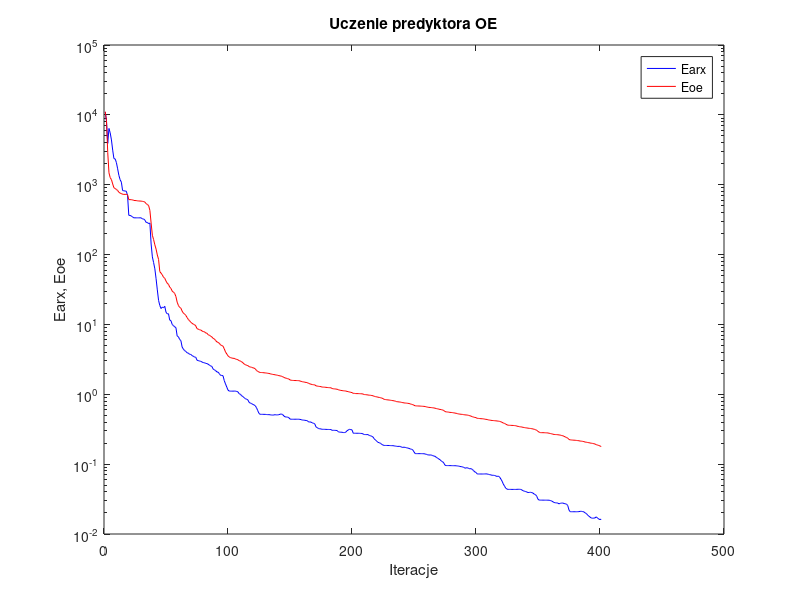
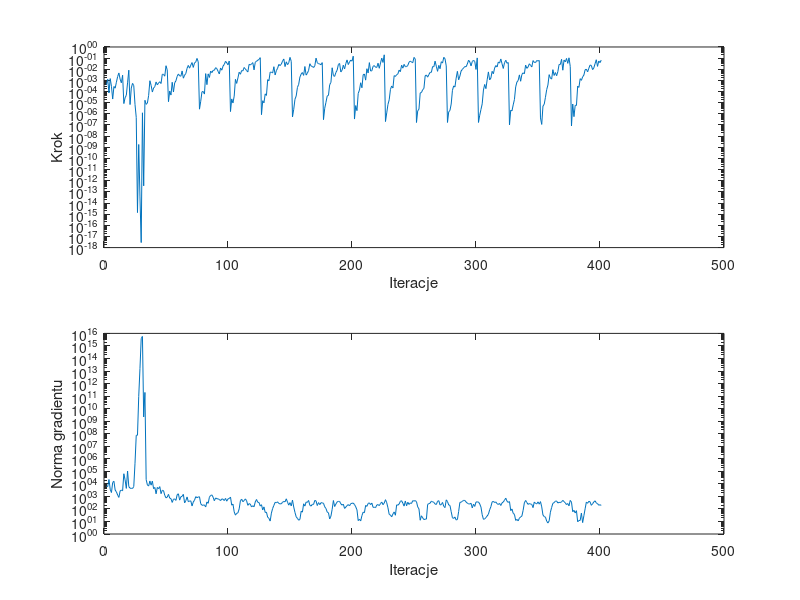

Here is the MATLAB script that generated these plots, in order:
n=0; farx(n+1)=1.100807e+004; foe(n+1)=1.111030e+004; wspucz(n+1)=0.000000e+000; ng(n+1)=0.000000e+000;
%odnowa zmiennej metryki
n=1; farx(n+1)=8.167483e+003; foe(n+1)=8.269584e+003; krok(n+1)=4.168272e-004; ng(n+1)=6.299012e+003;
n=2; farx(n+1)=3.904324e+003; foe(n+1)=2.904395e+003; krok(n+1)=1.265711e-003; ng(n+1)=6.040177e+003;
n=3; farx(n+1)=6.393653e+003; foe(n+1)=1.481345e+003; krok(n+1)=7.418244e-005; ng(n+1)=2.218772e+004;
n=4; farx(n+1)=5.506897e+003; foe(n+1)=1.260910e+003; krok(n+1)=1.457389e-003; ng(n+1)=3.658121e+003;
n=5; farx(n+1)=4.372926e+003; foe(n+1)=1.183549e+003; krok(n+1)=2.989447e-004; ng(n+1)=2.028559e+003;
n=6; farx(n+1)=3.129408e+003; foe(n+1)=1.026078e+003; krok(n+1)=2.132008e-005; ng(n+1)=1.289013e+004;
n=7; farx(n+1)=2.363557e+003; foe(n+1)=9.036400e+002; krok(n+1)=2.858260e-004; ng(n+1)=1.607154e+004;
n=8; farx(n+1)=2.342362e+003; foe(n+1)=8.834957e+002; krok(n+1)=2.002680e-004; ng(n+1)=3.205994e+003;
n=9; farx(n+1)=2.074171e+003; foe(n+1)=8.545420e+002; krok(n+1)=6.935224e-004; ng(n+1)=2.284185e+003;
n=10; farx(n+1)=1.689097e+003; foe(n+1)=8.266382e+002; krok(n+1)=2.219015e-003; ng(n+1)=1.292599e+003;
n=11; farx(n+1)=1.361116e+003; foe(n+1)=7.800551e+002; krok(n+1)=4.674043e-003; ng(n+1)=8.280698e+002;
n=12; farx(n+1)=1.179818e+003; foe(n+1)=7.573484e+002; krok(n+1)=1.296700e-003; ng(n+1)=2.715000e+003;
n=13; farx(n+1)=1.088310e+003; foe(n+1)=7.487098e+002; krok(n+1)=6.111403e-004; ng(n+1)=3.199363e+003;
n=14; farx(n+1)=8.248865e+002; foe(n+1)=7.285063e+002; krok(n+1)=2.945252e-003; ng(n+1)=2.786947e+003;
n=15; farx(n+1)=8.183568e+002; foe(n+1)=7.279544e+002; krok(n+1)=8.379583e-006; ng(n+1)=6.403367e+004;
n=16; farx(n+1)=8.126597e+002; foe(n+1)=7.273944e+002; krok(n+1)=2.769106e-005; ng(n+1)=2.094819e+004;
n=17; farx(n+1)=8.076250e+002; foe(n+1)=7.269733e+002; krok(n+1)=4.661880e-005; ng(n+1)=4.337146e+003;
n=18; farx(n+1)=6.971274e+002; foe(n+1)=7.193945e+002; krok(n+1)=6.052069e-004; ng(n+1)=1.054894e+005;
n=19; farx(n+1)=3.641836e+002; foe(n+1)=6.123450e+002; krok(n+1)=8.290435e-003; ng(n+1)=6.051450e+003;
n=20; farx(n+1)=3.638603e+002; foe(n+1)=6.116267e+002; krok(n+1)=6.815271e-006; ng(n+1)=4.497217e+003;
n=21; farx(n+1)=3.571698e+002; foe(n+1)=6.105695e+002; krok(n+1)=2.064885e-004; ng(n+1)=4.366966e+003;
n=22; farx(n+1)=3.463086e+002; foe(n+1)=6.067281e+002; krok(n+1)=5.440190e-004; ng(n+1)=4.307326e+003;
n=23; farx(n+1)=3.359485e+002; foe(n+1)=5.963118e+002; krok(n+1)=3.417102e-004; ng(n+1)=6.011000e+003;
n=24; farx(n+1)=3.356722e+002; foe(n+1)=5.933554e+002; krok(n+1)=7.081856e-006; ng(n+1)=4.410046e+005;
n=25; farx(n+1)=3.356675e+002; foe(n+1)=5.933528e+002; krok(n+1)=4.733603e-007; ng(n+1)=7.513794e+007;
%odnowa zmiennej metryki
n=26; farx(n+1)=3.356675e+002; foe(n+1)=5.876315e+002; krok(n+1)=1.387699e-015; ng(n+1)=7.526425e+007;
n=27; farx(n+1)=3.356556e+002; foe(n+1)=5.853730e+002; krok(n+1)=1.783806e-009; ng(n+1)=9.325944e+010;
n=28; farx(n+1)=3.356556e+002; foe(n+1)=5.832790e+002; krok(n+1)=3.511464e-014; ng(n+1)=1.573213e+013;
n=29; farx(n+1)=3.356556e+002; foe(n+1)=5.831343e+002; krok(n+1)=2.819896e-018; ng(n+1)=3.900227e+015;
n=30; farx(n+1)=3.234847e+002; foe(n+1)=5.776102e+002; krok(n+1)=1.243835e-006; ng(n+1)=5.726587e+015;
n=31; farx(n+1)=3.234852e+002; foe(n+1)=5.740629e+002; krok(n+1)=3.481131e-013; ng(n+1)=2.179470e+009;
n=32; farx(n+1)=3.104181e+002; foe(n+1)=5.620214e+002; krok(n+1)=1.653390e-005; ng(n+1)=1.954594e+011;
n=33; farx(n+1)=2.883769e+002; foe(n+1)=5.362193e+002; krok(n+1)=7.086051e-006; ng(n+1)=2.176055e+004;
n=34; farx(n+1)=2.885088e+002; foe(n+1)=5.207435e+002; krok(n+1)=9.434846e-006; ng(n+1)=8.160464e+003;
n=35; farx(n+1)=2.764411e+002; foe(n+1)=5.019475e+002; krok(n+1)=4.506169e-005; ng(n+1)=6.678161e+003;
n=36; farx(n+1)=2.831963e+002; foe(n+1)=4.292594e+002; krok(n+1)=9.396257e-004; ng(n+1)=1.696540e+004;
n=37; farx(n+1)=1.415090e+002; foe(n+1)=2.821629e+002; krok(n+1)=3.569431e-004; ng(n+1)=7.874764e+003;
n=38; farx(n+1)=9.265009e+001; foe(n+1)=1.891190e+002; krok(n+1)=9.065052e-005; ng(n+1)=1.661845e+004;
n=39; farx(n+1)=7.677199e+001; foe(n+1)=1.638888e+002; krok(n+1)=2.093774e-004; ng(n+1)=4.091104e+003;
n=40; farx(n+1)=6.253920e+001; foe(n+1)=1.380337e+002; krok(n+1)=2.818478e-004; ng(n+1)=5.189213e+003;
n=41; farx(n+1)=4.506099e+001; foe(n+1)=1.196553e+002; krok(n+1)=7.286945e-004; ng(n+1)=1.609542e+003;
n=42; farx(n+1)=3.119002e+001; foe(n+1)=9.860586e+001; krok(n+1)=3.994322e-004; ng(n+1)=5.212272e+003;
n=43; farx(n+1)=2.212048e+001; foe(n+1)=8.538490e+001; krok(n+1)=5.945797e-004; ng(n+1)=4.006631e+003;
n=44; farx(n+1)=1.867981e+001; foe(n+1)=5.705553e+001; krok(n+1)=7.648589e-004; ng(n+1)=6.026122e+003;
n=45; farx(n+1)=1.688124e+001; foe(n+1)=5.419968e+001; krok(n+1)=5.259880e-004; ng(n+1)=1.646574e+003;
n=46; farx(n+1)=1.774239e+001; foe(n+1)=5.134971e+001; krok(n+1)=3.544455e-003; ng(n+1)=3.061378e+003;
n=47; farx(n+1)=1.727599e+001; foe(n+1)=4.722647e+001; krok(n+1)=3.544455e-003; ng(n+1)=2.883967e+003;
n=48; farx(n+1)=1.818452e+001; foe(n+1)=4.575764e+001; krok(n+1)=2.403432e-003; ng(n+1)=1.211439e+003;
n=49; farx(n+1)=1.495051e+001; foe(n+1)=4.178664e+001; krok(n+1)=2.083339e-002; ng(n+1)=7.594768e+002;
n=50; farx(n+1)=1.416984e+001; foe(n+1)=3.881901e+001; krok(n+1)=8.624636e-003; ng(n+1)=8.755522e+002;
%odnowa zmiennej metryki
n=51; farx(n+1)=1.422437e+001; foe(n+1)=3.749650e+001; krok(n+1)=1.234279e-005; ng(n+1)=1.451497e+003;
n=52; farx(n+1)=1.154520e+001; foe(n+1)=3.422157e+001; krok(n+1)=1.133097e-004; ng(n+1)=7.233965e+002;
n=53; farx(n+1)=1.132474e+001; foe(n+1)=3.277700e+001; krok(n+1)=4.837788e-005; ng(n+1)=6.656082e+002;
n=54; farx(n+1)=9.981886e+000; foe(n+1)=2.994353e+001; krok(n+1)=6.822427e-004; ng(n+1)=3.305786e+002;
n=55; farx(n+1)=9.621763e+000; foe(n+1)=2.899372e+001; krok(n+1)=9.108340e-005; ng(n+1)=5.916489e+002;
n=56; farx(n+1)=9.235098e+000; foe(n+1)=2.777154e+001; krok(n+1)=6.106204e-004; ng(n+1)=6.307437e+002;
n=57; farx(n+1)=8.996076e+000; foe(n+1)=2.504438e+001; krok(n+1)=9.232346e-004; ng(n+1)=4.776145e+002;
n=58; farx(n+1)=6.838416e+000; foe(n+1)=2.082358e+001; krok(n+1)=2.310226e-003; ng(n+1)=1.364866e+003;
n=59; farx(n+1)=6.672305e+000; foe(n+1)=1.870152e+001; krok(n+1)=3.813159e-003; ng(n+1)=1.607521e+003;
n=60; farx(n+1)=6.095490e+000; foe(n+1)=1.751459e+001; krok(n+1)=2.564143e-003; ng(n+1)=5.038938e+002;
n=61; farx(n+1)=5.864686e+000; foe(n+1)=1.707641e+001; krok(n+1)=2.391214e-003; ng(n+1)=9.362153e+002;
n=62; farx(n+1)=4.756241e+000; foe(n+1)=1.552080e+001; krok(n+1)=7.088910e-003; ng(n+1)=1.015397e+003;
n=63; farx(n+1)=4.428194e+000; foe(n+1)=1.451533e+001; krok(n+1)=1.588254e-003; ng(n+1)=1.456201e+003;
n=64; farx(n+1)=4.227942e+000; foe(n+1)=1.403548e+001; krok(n+1)=2.924832e-003; ng(n+1)=3.033907e+002;
n=65; farx(n+1)=4.098308e+000; foe(n+1)=1.346043e+001; krok(n+1)=4.221744e-003; ng(n+1)=4.618155e+002;
n=66; farx(n+1)=3.931863e+000; foe(n+1)=1.255269e+001; krok(n+1)=1.226153e-002; ng(n+1)=9.034818e+002;
n=67; farx(n+1)=3.886386e+000; foe(n+1)=1.178467e+001; krok(n+1)=2.219272e-002; ng(n+1)=3.774209e+002;
n=68; farx(n+1)=3.734662e+000; foe(n+1)=1.129451e+001; krok(n+1)=1.256280e-002; ng(n+1)=4.280628e+002;
n=69; farx(n+1)=3.719785e+000; foe(n+1)=1.073798e+001; krok(n+1)=2.351648e-002; ng(n+1)=4.371149e+002;
n=70; farx(n+1)=3.580765e+000; foe(n+1)=1.037916e+001; krok(n+1)=4.002904e-002; ng(n+1)=1.721749e+002;
n=71; farx(n+1)=3.507819e+000; foe(n+1)=1.009983e+001; krok(n+1)=1.470844e-002; ng(n+1)=3.563872e+002;
n=72; farx(n+1)=3.406747e+000; foe(n+1)=9.923270e+000; krok(n+1)=3.751412e-002; ng(n+1)=4.976474e+002;
n=73; farx(n+1)=3.393898e+000; foe(n+1)=9.537766e+000; krok(n+1)=4.544795e-002; ng(n+1)=9.523715e+002;
n=74; farx(n+1)=3.069251e+000; foe(n+1)=8.698541e+000; krok(n+1)=9.424313e-002; ng(n+1)=7.878432e+002;
n=75; farx(n+1)=3.042261e+000; foe(n+1)=8.572241e+000; krok(n+1)=4.715694e-002; ng(n+1)=8.920266e+002;
%odnowa zmiennej metryki
n=76; farx(n+1)=2.990484e+000; foe(n+1)=8.385723e+000; krok(n+1)=2.630944e-006; ng(n+1)=9.336499e+002;
n=77; farx(n+1)=2.968533e+000; foe(n+1)=8.329939e+000; krok(n+1)=1.346311e-005; ng(n+1)=2.606912e+002;
n=78; farx(n+1)=2.899185e+000; foe(n+1)=8.078661e+000; krok(n+1)=9.531131e-005; ng(n+1)=1.972700e+002;
n=79; farx(n+1)=2.845515e+000; foe(n+1)=7.899052e+000; krok(n+1)=1.015140e-004; ng(n+1)=1.970245e+002;
n=80; farx(n+1)=2.829260e+000; foe(n+1)=7.865397e+000; krok(n+1)=5.962617e-005; ng(n+1)=2.095304e+002;
n=81; farx(n+1)=2.769367e+000; foe(n+1)=7.536461e+000; krok(n+1)=4.083230e-003; ng(n+1)=1.427278e+002;
n=82; farx(n+1)=2.751036e+000; foe(n+1)=7.489019e+000; krok(n+1)=4.168272e-004; ng(n+1)=3.632110e+002;
n=83; farx(n+1)=2.695476e+000; foe(n+1)=7.120023e+000; krok(n+1)=3.868579e-003; ng(n+1)=2.786335e+002;
n=84; farx(n+1)=2.618072e+000; foe(n+1)=7.003769e+000; krok(n+1)=1.835515e-003; ng(n+1)=8.608855e+002;
n=85; farx(n+1)=2.541566e+000; foe(n+1)=6.780308e+000; krok(n+1)=6.838273e-003; ng(n+1)=1.192845e+003;
n=86; farx(n+1)=2.507936e+000; foe(n+1)=6.616704e+000; krok(n+1)=5.003630e-003; ng(n+1)=1.314995e+003;
n=87; farx(n+1)=2.301494e+000; foe(n+1)=6.307864e+000; krok(n+1)=7.981858e-003; ng(n+1)=8.529691e+002;
n=88; farx(n+1)=2.243643e+000; foe(n+1)=6.205254e+000; krok(n+1)=8.166461e-003; ng(n+1)=4.492393e+002;
n=89; farx(n+1)=2.181945e+000; foe(n+1)=5.888467e+000; krok(n+1)=1.390067e-002; ng(n+1)=7.520506e+002;
n=90; farx(n+1)=2.092987e+000; foe(n+1)=5.632912e+000; krok(n+1)=1.142218e-002; ng(n+1)=6.492238e+002;
n=91; farx(n+1)=2.072278e+000; foe(n+1)=5.533754e+000; krok(n+1)=6.480489e-003; ng(n+1)=6.361267e+002;
n=92; farx(n+1)=1.977119e+000; foe(n+1)=5.371992e+000; krok(n+1)=3.778589e-003; ng(n+1)=5.704585e+002;
n=93; farx(n+1)=1.864343e+000; foe(n+1)=5.084965e+000; krok(n+1)=1.308616e-002; ng(n+1)=4.609135e+002;
n=94; farx(n+1)=1.866611e+000; foe(n+1)=4.980978e+000; krok(n+1)=8.300976e-003; ng(n+1)=6.309279e+002;
n=95; farx(n+1)=1.838567e+000; foe(n+1)=4.880307e+000; krok(n+1)=1.931884e-002; ng(n+1)=5.922966e+002;
n=96; farx(n+1)=1.564759e+000; foe(n+1)=4.465609e+000; krok(n+1)=2.720095e-002; ng(n+1)=4.637323e+002;
n=97; farx(n+1)=1.406475e+000; foe(n+1)=4.036674e+000; krok(n+1)=5.235740e-002; ng(n+1)=6.897344e+002;
n=98; farx(n+1)=1.268669e+000; foe(n+1)=3.779930e+000; krok(n+1)=3.719679e-002; ng(n+1)=4.145525e+002;
n=99; farx(n+1)=1.148696e+000; foe(n+1)=3.551919e+000; krok(n+1)=2.513448e-002; ng(n+1)=6.380350e+002;
n=100; farx(n+1)=1.111799e+000; foe(n+1)=3.430278e+000; krok(n+1)=5.529705e-002; ng(n+1)=6.721517e+002;
%odnowa zmiennej metryki
n=101; farx(n+1)=1.109085e+000; foe(n+1)=3.348520e+000; krok(n+1)=1.604148e-006; ng(n+1)=8.856046e+002;
n=102; farx(n+1)=1.109488e+000; foe(n+1)=3.305743e+000; krok(n+1)=2.190777e-005; ng(n+1)=1.988617e+002;
n=103; farx(n+1)=1.109729e+000; foe(n+1)=3.274079e+000; krok(n+1)=9.434846e-006; ng(n+1)=2.425879e+002;
n=104; farx(n+1)=1.110967e+000; foe(n+1)=3.268787e+000; krok(n+1)=3.953838e-005; ng(n+1)=5.839623e+001;
n=105; farx(n+1)=1.111839e+000; foe(n+1)=3.205154e+000; krok(n+1)=1.255562e-003; ng(n+1)=3.190522e+001;
n=106; farx(n+1)=1.096392e+000; foe(n+1)=3.149854e+000; krok(n+1)=5.391128e-004; ng(n+1)=4.488279e+001;
n=107; farx(n+1)=1.084350e+000; foe(n+1)=3.125751e+000; krok(n+1)=1.683682e-003; ng(n+1)=4.890631e+001;
n=108; farx(n+1)=1.019272e+000; foe(n+1)=3.024678e+000; krok(n+1)=5.433546e-003; ng(n+1)=1.010858e+002;
n=109; farx(n+1)=1.001330e+000; foe(n+1)=3.000430e+000; krok(n+1)=3.586133e-003; ng(n+1)=4.458956e+002;
n=110; farx(n+1)=9.519425e-001; foe(n+1)=2.917079e+000; krok(n+1)=7.671715e-003; ng(n+1)=6.012798e+002;
n=111; farx(n+1)=9.274475e-001; foe(n+1)=2.831879e+000; krok(n+1)=7.105102e-003; ng(n+1)=3.759561e+002;
n=112; farx(n+1)=8.957959e-001; foe(n+1)=2.717161e+000; krok(n+1)=1.448480e-002; ng(n+1)=4.621026e+002;
n=113; farx(n+1)=8.665499e-001; foe(n+1)=2.659620e+000; krok(n+1)=1.069268e-002; ng(n+1)=6.335593e+002;
n=114; farx(n+1)=8.476789e-001; foe(n+1)=2.596630e+000; krok(n+1)=7.741423e-003; ng(n+1)=4.465739e+002;
n=115; farx(n+1)=8.337634e-001; foe(n+1)=2.573304e+000; krok(n+1)=5.711090e-003; ng(n+1)=1.938792e+002;
n=116; farx(n+1)=7.660334e-001; foe(n+1)=2.492281e+000; krok(n+1)=2.753897e-002; ng(n+1)=2.674735e+002;
n=117; farx(n+1)=7.480938e-001; foe(n+1)=2.455828e+000; krok(n+1)=2.439969e-002; ng(n+1)=2.397097e+002;
n=118; farx(n+1)=7.382923e-001; foe(n+1)=2.438741e+000; krok(n+1)=3.034235e-002; ng(n+1)=1.433895e+002;
n=119; farx(n+1)=7.136914e-001; foe(n+1)=2.393145e+000; krok(n+1)=3.968448e-002; ng(n+1)=1.792511e+002;
n=120; farx(n+1)=7.066119e-001; foe(n+1)=2.374250e+000; krok(n+1)=8.865514e-003; ng(n+1)=1.493102e+002;
n=121; farx(n+1)=6.835339e-001; foe(n+1)=2.311105e+000; krok(n+1)=4.321748e-002; ng(n+1)=3.647159e+002;
n=122; farx(n+1)=6.422221e-001; foe(n+1)=2.192665e+000; krok(n+1)=5.160128e-002; ng(n+1)=5.656553e+002;
n=123; farx(n+1)=5.826415e-001; foe(n+1)=2.123530e+000; krok(n+1)=6.539800e-002; ng(n+1)=3.356802e+002;
n=124; farx(n+1)=5.320101e-001; foe(n+1)=2.081221e+000; krok(n+1)=7.581460e-002; ng(n+1)=3.303925e+002;
n=125; farx(n+1)=5.162752e-001; foe(n+1)=2.052356e+000; krok(n+1)=1.101515e-001; ng(n+1)=1.691108e+002;
%odnowa zmiennej metryki
n=126; farx(n+1)=5.166292e-001; foe(n+1)=2.049186e+000; krok(n+1)=8.427981e-007; ng(n+1)=2.171883e+002;
n=127; farx(n+1)=5.164753e-001; foe(n+1)=2.043173e+000; krok(n+1)=1.511997e-005; ng(n+1)=8.246206e+001;
n=128; farx(n+1)=5.161563e-001; foe(n+1)=2.031587e+000; krok(n+1)=9.716744e-006; ng(n+1)=1.456796e+002;
n=129; farx(n+1)=5.156674e-001; foe(n+1)=2.023598e+000; krok(n+1)=6.197037e-005; ng(n+1)=5.191084e+001;
n=130; farx(n+1)=5.132749e-001; foe(n+1)=2.016981e+000; krok(n+1)=4.506169e-005; ng(n+1)=5.546862e+001;
n=131; farx(n+1)=5.113126e-001; foe(n+1)=1.996432e+000; krok(n+1)=1.178557e-003; ng(n+1)=2.165496e+001;
n=132; farx(n+1)=5.113257e-001; foe(n+1)=1.989479e+000; krok(n+1)=9.232346e-004; ng(n+1)=1.789769e+001;
n=133; farx(n+1)=5.088598e-001; foe(n+1)=1.968440e+000; krok(n+1)=5.548179e-003; ng(n+1)=1.069576e+001;
n=134; farx(n+1)=5.055948e-001; foe(n+1)=1.945135e+000; krok(n+1)=5.402185e-003; ng(n+1)=4.653122e+001;
n=135; farx(n+1)=5.036117e-001; foe(n+1)=1.926708e+000; krok(n+1)=4.624836e-003; ng(n+1)=1.095563e+002;
n=136; farx(n+1)=5.059728e-001; foe(n+1)=1.915545e+000; krok(n+1)=1.696688e-002; ng(n+1)=1.920589e+002;
n=137; farx(n+1)=5.110374e-001; foe(n+1)=1.901924e+000; krok(n+1)=3.096185e-003; ng(n+1)=3.360723e+002;
n=138; farx(n+1)=5.062046e-001; foe(n+1)=1.887291e+000; krok(n+1)=7.557177e-003; ng(n+1)=3.112039e+002;
n=139; farx(n+1)=5.075035e-001; foe(n+1)=1.870477e+000; krok(n+1)=1.238677e-002; ng(n+1)=3.686120e+002;
n=140; farx(n+1)=5.104358e-001; foe(n+1)=1.850552e+000; krok(n+1)=2.741623e-002; ng(n+1)=2.703755e+002;
n=141; farx(n+1)=5.176686e-001; foe(n+1)=1.834458e+000; krok(n+1)=2.128042e-002; ng(n+1)=2.523863e+002;
n=142; farx(n+1)=5.223774e-001; foe(n+1)=1.818537e+000; krok(n+1)=2.925850e-002; ng(n+1)=2.575083e+002;
n=143; farx(n+1)=5.138344e-001; foe(n+1)=1.792156e+000; krok(n+1)=5.359529e-002; ng(n+1)=3.459792e+002;
n=144; farx(n+1)=4.904276e-001; foe(n+1)=1.743461e+000; krok(n+1)=8.388517e-002; ng(n+1)=3.974523e+002;
n=145; farx(n+1)=4.758752e-001; foe(n+1)=1.717310e+000; krok(n+1)=1.750226e-002; ng(n+1)=3.685929e+002;
n=146; farx(n+1)=4.727525e-001; foe(n+1)=1.698037e+000; krok(n+1)=4.663645e-002; ng(n+1)=6.410482e+002;
n=147; farx(n+1)=4.713936e-001; foe(n+1)=1.675200e+000; krok(n+1)=2.592196e-002; ng(n+1)=3.430425e+002;
n=148; farx(n+1)=4.635315e-001; foe(n+1)=1.656542e+000; krok(n+1)=3.904156e-002; ng(n+1)=2.001443e+002;
n=149; farx(n+1)=4.429269e-001; foe(n+1)=1.606606e+000; krok(n+1)=1.171506e-001; ng(n+1)=3.178211e+002;
n=150; farx(n+1)=4.392533e-001; foe(n+1)=1.587832e+000; krok(n+1)=5.142836e-002; ng(n+1)=1.729965e+002;
%odnowa zmiennej metryki
n=151; farx(n+1)=4.393420e-001; foe(n+1)=1.579819e+000; krok(n+1)=5.291310e-007; ng(n+1)=5.080334e+002;
n=152; farx(n+1)=4.393041e-001; foe(n+1)=1.576781e+000; krok(n+1)=2.542898e-006; ng(n+1)=1.424915e+002;
n=153; farx(n+1)=4.396949e-001; foe(n+1)=1.574141e+000; krok(n+1)=2.036925e-005; ng(n+1)=5.290117e+001;
n=154; farx(n+1)=4.397696e-001; foe(n+1)=1.573170e+000; krok(n+1)=4.052186e-005; ng(n+1)=2.341742e+001;
n=155; farx(n+1)=4.394001e-001; foe(n+1)=1.570178e+000; krok(n+1)=2.370496e-004; ng(n+1)=1.767454e+001;
n=156; farx(n+1)=4.398087e-001; foe(n+1)=1.567312e+000; krok(n+1)=4.494798e-004; ng(n+1)=1.258044e+001;
n=157; farx(n+1)=4.372476e-001; foe(n+1)=1.550936e+000; krok(n+1)=2.005784e-003; ng(n+1)=1.471712e+001;
n=158; farx(n+1)=4.340435e-001; foe(n+1)=1.530771e+000; krok(n+1)=3.677109e-003; ng(n+1)=6.566024e+001;
n=159; farx(n+1)=4.275137e-001; foe(n+1)=1.511236e+000; krok(n+1)=5.095665e-003; ng(n+1)=5.529729e+001;
n=160; farx(n+1)=4.270725e-001; foe(n+1)=1.503295e+000; krok(n+1)=2.823736e-003; ng(n+1)=2.568362e+002;
n=161; farx(n+1)=4.238627e-001; foe(n+1)=1.486570e+000; krok(n+1)=1.767909e-002; ng(n+1)=1.688790e+002;
n=162; farx(n+1)=4.216625e-001; foe(n+1)=1.478691e+000; krok(n+1)=2.999882e-003; ng(n+1)=3.559847e+002;
n=163; farx(n+1)=4.187977e-001; foe(n+1)=1.467839e+000; krok(n+1)=4.437686e-003; ng(n+1)=3.355869e+002;
n=164; farx(n+1)=4.012343e-001; foe(n+1)=1.432400e+000; krok(n+1)=8.009570e-003; ng(n+1)=4.743711e+002;
n=165; farx(n+1)=4.027187e-001; foe(n+1)=1.410280e+000; krok(n+1)=3.143988e-002; ng(n+1)=1.946769e+002;
n=166; farx(n+1)=3.986776e-001; foe(n+1)=1.393320e+000; krok(n+1)=1.961876e-002; ng(n+1)=1.680860e+002;
n=167; farx(n+1)=3.905203e-001; foe(n+1)=1.377598e+000; krok(n+1)=1.789637e-002; ng(n+1)=2.325038e+002;
n=168; farx(n+1)=3.840684e-001; foe(n+1)=1.370315e+000; krok(n+1)=1.448480e-002; ng(n+1)=2.289484e+002;
n=169; farx(n+1)=3.759966e-001; foe(n+1)=1.363058e+000; krok(n+1)=2.038894e-002; ng(n+1)=4.816613e+002;
n=170; farx(n+1)=3.403951e-001; foe(n+1)=1.321257e+000; krok(n+1)=1.001107e-001; ng(n+1)=4.309692e+002;
n=171; farx(n+1)=3.337011e-001; foe(n+1)=1.311629e+000; krok(n+1)=3.899500e-002; ng(n+1)=1.867135e+002;
n=172; farx(n+1)=3.226815e-001; foe(n+1)=1.299743e+000; krok(n+1)=3.153338e-002; ng(n+1)=3.198117e+002;
n=173; farx(n+1)=3.207944e-001; foe(n+1)=1.293804e+000; krok(n+1)=3.001959e-002; ng(n+1)=2.200841e+002;
n=174; farx(n+1)=3.189630e-001; foe(n+1)=1.286524e+000; krok(n+1)=2.541206e-002; ng(n+1)=3.157940e+002;
n=175; farx(n+1)=3.154694e-001; foe(n+1)=1.267866e+000; krok(n+1)=3.962827e-002; ng(n+1)=3.039703e+002;
%odnowa zmiennej metryki
n=176; farx(n+1)=3.153018e-001; foe(n+1)=1.266069e+000; krok(n+1)=3.017956e-007; ng(n+1)=2.832842e+002;
n=177; farx(n+1)=3.151462e-001; foe(n+1)=1.263040e+000; krok(n+1)=3.185077e-006; ng(n+1)=1.474900e+002;
n=178; farx(n+1)=3.146179e-001; foe(n+1)=1.256825e+000; krok(n+1)=1.085468e-005; ng(n+1)=1.084260e+002;
n=179; farx(n+1)=3.138249e-001; foe(n+1)=1.251008e+000; krok(n+1)=3.982214e-005; ng(n+1)=5.639557e+001;
n=180; farx(n+1)=3.137494e-001; foe(n+1)=1.246206e+000; krok(n+1)=4.506169e-005; ng(n+1)=4.990090e+001;
n=181; farx(n+1)=3.130851e-001; foe(n+1)=1.242345e+000; krok(n+1)=4.129769e-004; ng(n+1)=1.580644e+001;
n=182; farx(n+1)=3.127284e-001; foe(n+1)=1.238784e+000; krok(n+1)=6.586506e-004; ng(n+1)=2.649784e+001;
n=183; farx(n+1)=3.047421e-001; foe(n+1)=1.210629e+000; krok(n+1)=1.363820e-002; ng(n+1)=9.355123e+001;
n=184; farx(n+1)=3.050574e-001; foe(n+1)=1.198824e+000; krok(n+1)=2.707062e-003; ng(n+1)=4.698652e+002;
n=185; farx(n+1)=3.046227e-001; foe(n+1)=1.193725e+000; krok(n+1)=2.298967e-003; ng(n+1)=1.557640e+002;
n=186; farx(n+1)=3.039462e-001; foe(n+1)=1.188094e+000; krok(n+1)=5.137451e-003; ng(n+1)=2.446508e+002;
n=187; farx(n+1)=3.029013e-001; foe(n+1)=1.180113e+000; krok(n+1)=8.155298e-003; ng(n+1)=3.608200e+002;
n=188; farx(n+1)=2.906394e-001; foe(n+1)=1.164338e+000; krok(n+1)=2.667694e-002; ng(n+1)=4.005130e+002;
n=189; farx(n+1)=2.867735e-001; foe(n+1)=1.144157e+000; krok(n+1)=3.320390e-002; ng(n+1)=3.952344e+002;
n=190; farx(n+1)=2.869117e-001; foe(n+1)=1.137018e+000; krok(n+1)=5.694898e-003; ng(n+1)=2.553200e+002;
n=191; farx(n+1)=2.859260e-001; foe(n+1)=1.130308e+000; krok(n+1)=8.307419e-003; ng(n+1)=2.002808e+002;
n=192; farx(n+1)=2.832828e-001; foe(n+1)=1.123154e+000; krok(n+1)=2.337492e-002; ng(n+1)=2.399605e+002;
n=193; farx(n+1)=2.832987e-001; foe(n+1)=1.118933e+000; krok(n+1)=1.063635e-002; ng(n+1)=1.099429e+002;
n=194; farx(n+1)=2.871537e-001; foe(n+1)=1.112526e+000; krok(n+1)=3.229291e-002; ng(n+1)=1.404089e+002;
n=195; farx(n+1)=3.013341e-001; foe(n+1)=1.099210e+000; krok(n+1)=6.935426e-002; ng(n+1)=1.833379e+002;
n=196; farx(n+1)=3.077491e-001; foe(n+1)=1.091993e+000; krok(n+1)=2.643052e-002; ng(n+1)=2.210863e+002;
n=197; farx(n+1)=3.162105e-001; foe(n+1)=1.077688e+000; krok(n+1)=4.544795e-002; ng(n+1)=1.761922e+002;
n=198; farx(n+1)=3.119567e-001; foe(n+1)=1.065232e+000; krok(n+1)=6.679426e-002; ng(n+1)=2.643222e+002;
n=199; farx(n+1)=3.095969e-001; foe(n+1)=1.058484e+000; krok(n+1)=5.335388e-002; ng(n+1)=2.822319e+002;
n=200; farx(n+1)=2.769551e-001; foe(n+1)=1.031312e+000; krok(n+1)=1.495694e-001; ng(n+1)=2.919393e+002;
%odnowa zmiennej metryki
n=201; farx(n+1)=2.769207e-001; foe(n+1)=1.030573e+000; krok(n+1)=3.421368e-007; ng(n+1)=2.253838e+002;
n=202; farx(n+1)=2.768291e-001; foe(n+1)=1.023701e+000; krok(n+1)=5.551522e-006; ng(n+1)=1.477308e+002;
n=203; farx(n+1)=2.768344e-001; foe(n+1)=1.022886e+000; krok(n+1)=1.936574e-006; ng(n+1)=8.500729e+001;
n=204; farx(n+1)=2.768572e-001; foe(n+1)=1.022560e+000; krok(n+1)=6.800238e-005; ng(n+1)=1.167196e+001;
n=205; farx(n+1)=2.762536e-001; foe(n+1)=1.021077e+000; krok(n+1)=1.360048e-004; ng(n+1)=1.542213e+001;
n=206; farx(n+1)=2.753376e-001; foe(n+1)=1.018460e+000; krok(n+1)=6.180774e-004; ng(n+1)=1.094218e+001;
n=207; farx(n+1)=2.748259e-001; foe(n+1)=1.016427e+000; krok(n+1)=2.187783e-004; ng(n+1)=2.936341e+001;
n=208; farx(n+1)=2.703727e-001; foe(n+1)=1.006548e+000; krok(n+1)=3.187345e-003; ng(n+1)=5.566415e+001;
n=209; farx(n+1)=2.652939e-001; foe(n+1)=9.911226e-001; krok(n+1)=3.752448e-003; ng(n+1)=4.949813e+001;
n=210; farx(n+1)=2.650662e-001; foe(n+1)=9.888883e-001; krok(n+1)=1.058508e-003; ng(n+1)=1.909616e+002;
n=211; farx(n+1)=2.646010e-001; foe(n+1)=9.815786e-001; krok(n+1)=1.121678e-002; ng(n+1)=1.589610e+002;
n=212; farx(n+1)=2.649286e-001; foe(n+1)=9.785336e-001; krok(n+1)=4.624038e-003; ng(n+1)=2.727294e+002;
n=213; farx(n+1)=2.568785e-001; foe(n+1)=9.698619e-001; krok(n+1)=3.961637e-002; ng(n+1)=3.035172e+002;
n=214; farx(n+1)=2.548002e-001; foe(n+1)=9.676037e-001; krok(n+1)=6.963555e-003; ng(n+1)=2.198391e+002;
n=215; farx(n+1)=2.498198e-001; foe(n+1)=9.590358e-001; krok(n+1)=7.366454e-003; ng(n+1)=2.934128e+002;
n=216; farx(n+1)=2.440195e-001; foe(n+1)=9.527290e-001; krok(n+1)=1.850334e-002; ng(n+1)=1.337003e+002;
n=217; farx(n+1)=2.294363e-001; foe(n+1)=9.345002e-001; krok(n+1)=2.127270e-002; ng(n+1)=1.358238e+002;
n=218; farx(n+1)=2.210333e-001; foe(n+1)=9.250458e-001; krok(n+1)=1.519649e-002; ng(n+1)=1.273016e+002;
n=219; farx(n+1)=2.119896e-001; foe(n+1)=9.178944e-001; krok(n+1)=1.479856e-002; ng(n+1)=2.052988e+002;
n=220; farx(n+1)=2.049928e-001; foe(n+1)=9.082575e-001; krok(n+1)=3.497807e-002; ng(n+1)=2.219929e+002;
n=221; farx(n+1)=2.026096e-001; foe(n+1)=9.016446e-001; krok(n+1)=1.226153e-002; ng(n+1)=1.834302e+002;
n=222; farx(n+1)=1.990076e-001; foe(n+1)=8.930563e-001; krok(n+1)=3.688951e-002; ng(n+1)=2.709226e+002;
n=223; farx(n+1)=1.910943e-001; foe(n+1)=8.814468e-001; krok(n+1)=1.001107e-001; ng(n+1)=3.526995e+002;
n=224; farx(n+1)=1.878857e-001; foe(n+1)=8.687798e-001; krok(n+1)=4.102628e-002; ng(n+1)=2.180803e+002;
n=225; farx(n+1)=1.853026e-001; foe(n+1)=8.448054e-001; krok(n+1)=1.981558e-001; ng(n+1)=2.949530e+002;
%odnowa zmiennej metryki
n=226; farx(n+1)=1.851991e-001; foe(n+1)=8.409807e-001; krok(n+1)=2.032400e-007; ng(n+1)=5.466348e+002;
n=227; farx(n+1)=1.851357e-001; foe(n+1)=8.347794e-001; krok(n+1)=1.220814e-006; ng(n+1)=3.114232e+002;
n=228; farx(n+1)=1.850567e-001; foe(n+1)=8.298593e-001; krok(n+1)=7.018913e-006; ng(n+1)=1.232529e+002;
n=229; farx(n+1)=1.847747e-001; foe(n+1)=8.282084e-001; krok(n+1)=1.834698e-005; ng(n+1)=3.629145e+001;
n=230; farx(n+1)=1.843661e-001; foe(n+1)=8.212800e-001; krok(n+1)=1.563635e-004; ng(n+1)=3.297039e+001;
n=231; farx(n+1)=1.839788e-001; foe(n+1)=8.163219e-001; krok(n+1)=3.184791e-004; ng(n+1)=2.334430e+001;
n=232; farx(n+1)=1.838420e-001; foe(n+1)=8.114008e-001; krok(n+1)=2.084136e-004; ng(n+1)=3.944335e+001;
n=233; farx(n+1)=1.826666e-001; foe(n+1)=8.052366e-001; krok(n+1)=2.695374e-003; ng(n+1)=5.772282e+001;
n=234; farx(n+1)=1.814234e-001; foe(n+1)=7.981057e-001; krok(n+1)=2.274128e-003; ng(n+1)=3.140950e+001;
n=235; farx(n+1)=1.800510e-001; foe(n+1)=7.845967e-001; krok(n+1)=3.272561e-003; ng(n+1)=2.111559e+002;
n=236; farx(n+1)=1.792179e-001; foe(n+1)=7.809917e-001; krok(n+1)=3.891067e-003; ng(n+1)=1.978891e+002;
n=237; farx(n+1)=1.800702e-001; foe(n+1)=7.767224e-001; krok(n+1)=8.362807e-003; ng(n+1)=2.468996e+002;
n=238; farx(n+1)=1.791962e-001; foe(n+1)=7.742260e-001; krok(n+1)=6.047937e-003; ng(n+1)=4.017652e+002;
n=239; farx(n+1)=1.746961e-001; foe(n+1)=7.644530e-001; krok(n+1)=2.337492e-002; ng(n+1)=4.531132e+002;
n=240; farx(n+1)=1.737655e-001; foe(n+1)=7.595393e-001; krok(n+1)=1.258748e-002; ng(n+1)=2.843331e+002;
n=241; farx(n+1)=1.752674e-001; foe(n+1)=7.527844e-001; krok(n+1)=2.753897e-002; ng(n+1)=1.676332e+002;
n=242; farx(n+1)=1.734592e-001; foe(n+1)=7.496063e-001; krok(n+1)=1.705843e-002; ng(n+1)=4.302368e+002;
n=243; farx(n+1)=1.715291e-001; foe(n+1)=7.469322e-001; krok(n+1)=1.736512e-002; ng(n+1)=1.795880e+002;
n=244; farx(n+1)=1.696621e-001; foe(n+1)=7.420015e-001; krok(n+1)=2.223039e-002; ng(n+1)=3.412790e+002;
n=245; farx(n+1)=1.682638e-001; foe(n+1)=7.385108e-001; krok(n+1)=4.305393e-002; ng(n+1)=2.270269e+002;
n=246; farx(n+1)=1.648719e-001; foe(n+1)=7.292786e-001; krok(n+1)=5.421512e-002; ng(n+1)=3.031903e+002;
n=247; farx(n+1)=1.634913e-001; foe(n+1)=7.184222e-001; krok(n+1)=4.438543e-002; ng(n+1)=2.737010e+002;
n=248; farx(n+1)=1.601148e-001; foe(n+1)=7.111088e-001; krok(n+1)=3.876686e-002; ng(n+1)=4.560005e+002;
n=249; farx(n+1)=1.496590e-001; foe(n+1)=6.964006e-001; krok(n+1)=1.158784e-001; ng(n+1)=4.188159e+002;
n=250; farx(n+1)=1.414351e-001; foe(n+1)=6.834926e-001; krok(n+1)=8.430727e-002; ng(n+1)=4.629817e+002;
%odnowa zmiennej metryki
n=251; farx(n+1)=1.414107e-001; foe(n+1)=6.820052e-001; krok(n+1)=1.673764e-007; ng(n+1)=3.782110e+002;
n=252; farx(n+1)=1.414074e-001; foe(n+1)=6.804565e-001; krok(n+1)=1.883851e-006; ng(n+1)=1.449038e+002;
n=253; farx(n+1)=1.414223e-001; foe(n+1)=6.792157e-001; krok(n+1)=2.619442e-006; ng(n+1)=1.005523e+002;
n=254; farx(n+1)=1.413345e-001; foe(n+1)=6.785890e-001; krok(n+1)=7.651456e-005; ng(n+1)=1.254582e+001;
n=255; farx(n+1)=1.413677e-001; foe(n+1)=6.754741e-001; krok(n+1)=8.110079e-005; ng(n+1)=2.835579e+001;
n=256; farx(n+1)=1.411703e-001; foe(n+1)=6.731263e-001; krok(n+1)=1.466558e-004; ng(n+1)=1.947964e+001;
n=257; farx(n+1)=1.409541e-001; foe(n+1)=6.721287e-001; krok(n+1)=1.935115e-004; ng(n+1)=1.409265e+001;
n=258; farx(n+1)=1.397335e-001; foe(n+1)=6.675740e-001; krok(n+1)=2.583925e-003; ng(n+1)=1.543119e+001;
n=259; farx(n+1)=1.382606e-001; foe(n+1)=6.617319e-001; krok(n+1)=3.059399e-003; ng(n+1)=1.545391e+001;
n=260; farx(n+1)=1.359402e-001; foe(n+1)=6.527576e-001; krok(n+1)=1.964993e-003; ng(n+1)=2.293717e+002;
n=261; farx(n+1)=1.350747e-001; foe(n+1)=6.498213e-001; krok(n+1)=3.367365e-003; ng(n+1)=2.670835e+002;
n=262; farx(n+1)=1.353508e-001; foe(n+1)=6.471144e-001; krok(n+1)=5.320104e-003; ng(n+1)=2.871374e+002;
n=263; farx(n+1)=1.351287e-001; foe(n+1)=6.453722e-001; krok(n+1)=5.294040e-003; ng(n+1)=4.172621e+002;
n=264; farx(n+1)=1.326123e-001; foe(n+1)=6.414699e-001; krok(n+1)=1.750226e-002; ng(n+1)=3.732119e+002;
n=265; farx(n+1)=1.305307e-001; foe(n+1)=6.377633e-001; krok(n+1)=1.673711e-002; ng(n+1)=3.314230e+002;
n=266; farx(n+1)=1.295346e-001; foe(n+1)=6.319723e-001; krok(n+1)=5.359529e-002; ng(n+1)=2.485803e+002;
n=267; farx(n+1)=1.248964e-001; foe(n+1)=6.246433e-001; krok(n+1)=1.871346e-002; ng(n+1)=2.270510e+002;
n=268; farx(n+1)=1.222402e-001; foe(n+1)=6.196876e-001; krok(n+1)=6.544675e-003; ng(n+1)=4.069831e+002;
n=269; farx(n+1)=1.183402e-001; foe(n+1)=6.115212e-001; krok(n+1)=2.243356e-002; ng(n+1)=4.561894e+002;
n=270; farx(n+1)=1.157953e-001; foe(n+1)=6.077101e-001; krok(n+1)=1.121665e-002; ng(n+1)=2.074786e+002;
n=271; farx(n+1)=1.109298e-001; foe(n+1)=6.029932e-001; krok(n+1)=4.774286e-002; ng(n+1)=2.195616e+002;
n=272; farx(n+1)=1.086160e-001; foe(n+1)=5.977125e-001; krok(n+1)=3.607652e-002; ng(n+1)=3.300189e+002;
n=273; farx(n+1)=1.039021e-001; foe(n+1)=5.846941e-001; krok(n+1)=1.178633e-001; ng(n+1)=1.597517e+002;
n=274; farx(n+1)=9.655831e-002; foe(n+1)=5.673338e-001; krok(n+1)=8.877087e-002; ng(n+1)=1.278916e+002;
n=275; farx(n+1)=9.539112e-002; foe(n+1)=5.595405e-001; krok(n+1)=1.974372e-002; ng(n+1)=5.290964e+002;
%odnowa zmiennej metryki
n=276; farx(n+1)=9.538583e-002; foe(n+1)=5.583575e-001; krok(n+1)=1.685325e-007; ng(n+1)=3.869790e+002;
n=277; farx(n+1)=9.534774e-002; foe(n+1)=5.544055e-001; krok(n+1)=1.530673e-006; ng(n+1)=2.048927e+002;
n=278; farx(n+1)=9.530804e-002; foe(n+1)=5.507508e-001; krok(n+1)=2.041093e-006; ng(n+1)=1.902765e+002;
n=279; farx(n+1)=9.518700e-002; foe(n+1)=5.492890e-001; krok(n+1)=7.698578e-006; ng(n+1)=5.968351e+001;
n=280; farx(n+1)=9.510969e-002; foe(n+1)=5.472209e-001; krok(n+1)=1.309203e-004; ng(n+1)=1.963364e+001;
n=281; farx(n+1)=9.499311e-002; foe(n+1)=5.424524e-001; krok(n+1)=3.232817e-004; ng(n+1)=1.757323e+001;
n=282; farx(n+1)=9.499321e-002; foe(n+1)=5.383106e-001; krok(n+1)=2.530983e-004; ng(n+1)=2.273184e+001;
n=283; farx(n+1)=9.475392e-002; foe(n+1)=5.343852e-001; krok(n+1)=1.611746e-003; ng(n+1)=1.306812e+001;
n=284; farx(n+1)=9.435477e-002; foe(n+1)=5.286990e-001; krok(n+1)=6.543079e-003; ng(n+1)=1.428116e+001;
n=285; farx(n+1)=9.368782e-002; foe(n+1)=5.224742e-001; krok(n+1)=1.136630e-003; ng(n+1)=6.231305e+001;
n=286; farx(n+1)=9.283201e-002; foe(n+1)=5.202323e-001; krok(n+1)=2.433134e-003; ng(n+1)=3.336932e+002;
n=287; farx(n+1)=9.201982e-002; foe(n+1)=5.170584e-001; krok(n+1)=7.119007e-003; ng(n+1)=3.434826e+002;
n=288; farx(n+1)=9.165982e-002; foe(n+1)=5.153651e-001; krok(n+1)=9.659422e-003; ng(n+1)=4.040290e+002;
n=289; farx(n+1)=9.002053e-002; foe(n+1)=5.114035e-001; krok(n+1)=1.345452e-002; ng(n+1)=4.823839e+002;
n=290; farx(n+1)=8.778392e-002; foe(n+1)=5.077123e-001; krok(n+1)=1.761298e-002; ng(n+1)=4.728907e+002;
n=291; farx(n+1)=8.810060e-002; foe(n+1)=5.060379e-001; krok(n+1)=1.669364e-002; ng(n+1)=3.590323e+002;
n=292; farx(n+1)=8.900748e-002; foe(n+1)=5.045234e-001; krok(n+1)=2.967304e-002; ng(n+1)=2.885154e+002;
n=293; farx(n+1)=8.683477e-002; foe(n+1)=4.990431e-001; krok(n+1)=6.524238e-002; ng(n+1)=2.529903e+002;
n=294; farx(n+1)=8.561912e-002; foe(n+1)=4.931581e-001; krok(n+1)=4.616585e-002; ng(n+1)=2.446102e+002;
n=295; farx(n+1)=8.632356e-002; foe(n+1)=4.866776e-001; krok(n+1)=2.017194e-002; ng(n+1)=2.831967e+002;
n=296; farx(n+1)=8.411841e-002; foe(n+1)=4.780039e-001; krok(n+1)=5.005537e-002; ng(n+1)=1.202794e+002;
n=297; farx(n+1)=8.087936e-002; foe(n+1)=4.723467e-001; krok(n+1)=6.268030e-002; ng(n+1)=2.432589e+002;
n=298; farx(n+1)=7.738961e-002; foe(n+1)=4.654062e-001; krok(n+1)=5.026897e-002; ng(n+1)=1.581867e+002;
n=299; farx(n+1)=7.609741e-002; foe(n+1)=4.637353e-001; krok(n+1)=9.659422e-003; ng(n+1)=3.575661e+002;
n=300; farx(n+1)=7.230904e-002; foe(n+1)=4.527246e-001; krok(n+1)=1.046893e-001; ng(n+1)=3.583008e+002;
%odnowa zmiennej metryki
n=301; farx(n+1)=7.229236e-002; foe(n+1)=4.514467e-001; krok(n+1)=1.685325e-007; ng(n+1)=3.587970e+002;
n=302; farx(n+1)=7.228057e-002; foe(n+1)=4.494432e-001; krok(n+1)=7.544484e-007; ng(n+1)=2.505163e+002;
n=303; farx(n+1)=7.227557e-002; foe(n+1)=4.471937e-001; krok(n+1)=2.488118e-006; ng(n+1)=1.400981e+002;
n=304; farx(n+1)=7.224119e-002; foe(n+1)=4.466500e-001; krok(n+1)=7.918258e-006; ng(n+1)=3.440971e+001;
n=305; farx(n+1)=7.224608e-002; foe(n+1)=4.454712e-001; krok(n+1)=1.376014e-004; ng(n+1)=1.484674e+001;
n=306; farx(n+1)=7.247411e-002; foe(n+1)=4.400895e-001; krok(n+1)=4.356528e-004; ng(n+1)=1.586000e+001;
n=307; farx(n+1)=7.244888e-002; foe(n+1)=4.378920e-001; krok(n+1)=1.827741e-004; ng(n+1)=2.052104e+001;
n=308; farx(n+1)=7.242375e-002; foe(n+1)=4.357406e-001; krok(n+1)=1.141051e-003; ng(n+1)=2.733456e+001;
n=309; farx(n+1)=7.153124e-002; foe(n+1)=4.301086e-001; krok(n+1)=5.792131e-003; ng(n+1)=3.789517e+001;
n=310; farx(n+1)=7.078326e-002; foe(n+1)=4.269480e-001; krok(n+1)=1.104943e-003; ng(n+1)=8.434991e+001;
n=311; farx(n+1)=7.013343e-002; foe(n+1)=4.238996e-001; krok(n+1)=1.635770e-003; ng(n+1)=1.508738e+002;
n=312; farx(n+1)=6.929454e-002; foe(n+1)=4.217214e-001; krok(n+1)=6.544675e-003; ng(n+1)=3.582703e+002;
n=313; farx(n+1)=6.927570e-002; foe(n+1)=4.206963e-001; krok(n+1)=3.938450e-003; ng(n+1)=4.046112e+002;
n=314; farx(n+1)=6.884085e-002; foe(n+1)=4.187999e-001; krok(n+1)=1.278106e-002; ng(n+1)=3.232157e+002;
n=315; farx(n+1)=6.761489e-002; foe(n+1)=4.167402e-001; krok(n+1)=2.160874e-002; ng(n+1)=3.612417e+002;
n=316; farx(n+1)=6.675083e-002; foe(n+1)=4.151725e-001; krok(n+1)=1.611092e-002; ng(n+1)=2.628629e+002;
n=317; farx(n+1)=6.733280e-002; foe(n+1)=4.127107e-001; krok(n+1)=4.486659e-002; ng(n+1)=2.265672e+002;
n=318; farx(n+1)=6.549858e-002; foe(n+1)=4.096592e-001; krok(n+1)=3.571281e-002; ng(n+1)=2.753657e+002;
n=319; farx(n+1)=6.133624e-002; foe(n+1)=4.044060e-001; krok(n+1)=8.430727e-002; ng(n+1)=1.880547e+002;
n=320; farx(n+1)=5.714413e-002; foe(n+1)=3.967305e-001; krok(n+1)=3.094863e-002; ng(n+1)=3.031889e+002;
n=321; farx(n+1)=5.204690e-002; foe(n+1)=3.883663e-001; krok(n+1)=1.183052e-002; ng(n+1)=3.568703e+002;
n=322; farx(n+1)=4.844421e-002; foe(n+1)=3.828801e-001; krok(n+1)=3.876047e-002; ng(n+1)=4.978622e+002;
n=323; farx(n+1)=4.524860e-002; foe(n+1)=3.733684e-001; krok(n+1)=6.442938e-002; ng(n+1)=7.214110e+002;
n=324; farx(n+1)=4.390771e-002; foe(n+1)=3.657901e-001; krok(n+1)=3.450322e-002; ng(n+1)=4.087296e+002;
n=325; farx(n+1)=4.353200e-002; foe(n+1)=3.606327e-001; krok(n+1)=4.030924e-002; ng(n+1)=3.315631e+002;
%odnowa zmiennej metryki
n=326; farx(n+1)=4.352509e-002; foe(n+1)=3.597141e-001; krok(n+1)=1.035592e-007; ng(n+1)=3.850357e+002;
n=327; farx(n+1)=4.351825e-002; foe(n+1)=3.593188e-001; krok(n+1)=2.136506e-006; ng(n+1)=7.342893e+001;
n=328; farx(n+1)=4.349789e-002; foe(n+1)=3.585124e-001; krok(n+1)=1.845341e-006; ng(n+1)=9.885622e+001;
n=329; farx(n+1)=4.349073e-002; foe(n+1)=3.579809e-001; krok(n+1)=6.412137e-006; ng(n+1)=4.409279e+001;
n=330; farx(n+1)=4.347386e-002; foe(n+1)=3.565980e-001; krok(n+1)=1.953303e-005; ng(n+1)=3.724381e+001;
n=331; farx(n+1)=4.345284e-002; foe(n+1)=3.551581e-001; krok(n+1)=2.609621e-004; ng(n+1)=1.216155e+001;
n=332; farx(n+1)=4.359199e-002; foe(n+1)=3.496993e-001; krok(n+1)=7.209870e-004; ng(n+1)=1.460077e+001;
n=333; farx(n+1)=4.369858e-002; foe(n+1)=3.472432e-001; krok(n+1)=9.825431e-004; ng(n+1)=1.117141e+001;
n=334; farx(n+1)=4.363923e-002; foe(n+1)=3.436449e-001; krok(n+1)=3.136698e-003; ng(n+1)=1.830559e+001;
n=335; farx(n+1)=4.356613e-002; foe(n+1)=3.420419e-001; krok(n+1)=8.418412e-004; ng(n+1)=2.307114e+001;
n=336; farx(n+1)=4.267349e-002; foe(n+1)=3.396647e-001; krok(n+1)=3.409550e-003; ng(n+1)=2.710274e+001;
n=337; farx(n+1)=4.164399e-002; foe(n+1)=3.363969e-001; krok(n+1)=4.830641e-003; ng(n+1)=7.712698e+001;
n=338; farx(n+1)=4.103371e-002; foe(n+1)=3.341127e-001; krok(n+1)=3.929986e-003; ng(n+1)=3.057251e+002;
n=339; farx(n+1)=4.054010e-002; foe(n+1)=3.312227e-001; krok(n+1)=2.366103e-002; ng(n+1)=4.741702e+002;
n=340; farx(n+1)=3.986527e-002; foe(n+1)=3.293786e-001; krok(n+1)=1.209242e-002; ng(n+1)=3.261484e+002;
n=341; farx(n+1)=3.922763e-002; foe(n+1)=3.274788e-001; krok(n+1)=1.603572e-002; ng(n+1)=2.290364e+002;
n=342; farx(n+1)=3.936513e-002; foe(n+1)=3.252834e-001; krok(n+1)=3.106913e-002; ng(n+1)=2.690475e+002;
n=343; farx(n+1)=3.955976e-002; foe(n+1)=3.239618e-001; krok(n+1)=2.272818e-002; ng(n+1)=2.440699e+002;
n=344; farx(n+1)=3.914269e-002; foe(n+1)=3.216491e-001; krok(n+1)=1.619829e-002; ng(n+1)=2.293729e+002;
n=345; farx(n+1)=3.846159e-002; foe(n+1)=3.188294e-001; krok(n+1)=6.024636e-002; ng(n+1)=1.269516e+002;
n=346; farx(n+1)=3.717747e-002; foe(n+1)=3.154186e-001; krok(n+1)=4.134280e-002; ng(n+1)=3.538342e+002;
n=347; farx(n+1)=3.657765e-002; foe(n+1)=3.117342e-001; krok(n+1)=4.002904e-002; ng(n+1)=2.761170e+002;
n=348; farx(n+1)=3.465365e-002; foe(n+1)=3.039552e-001; krok(n+1)=6.109779e-002; ng(n+1)=2.495349e+002;
n=349; farx(n+1)=3.140908e-002; foe(n+1)=2.945843e-001; krok(n+1)=5.454638e-002; ng(n+1)=3.655928e+002;
n=350; farx(n+1)=3.055175e-002; foe(n+1)=2.864355e-001; krok(n+1)=6.192665e-002; ng(n+1)=2.397945e+002;
%odnowa zmiennej metryki
n=351; farx(n+1)=3.054895e-002; foe(n+1)=2.824739e-001; krok(n+1)=4.323376e-007; ng(n+1)=3.825876e+002;
n=352; farx(n+1)=3.054361e-002; foe(n+1)=2.822815e-001; krok(n+1)=1.125768e-007; ng(n+1)=1.457863e+002;
n=353; farx(n+1)=3.053162e-002; foe(n+1)=2.820508e-001; krok(n+1)=5.036867e-006; ng(n+1)=3.255321e+001;
n=354; farx(n+1)=3.052543e-002; foe(n+1)=2.818432e-001; krok(n+1)=7.133044e-006; ng(n+1)=2.464883e+001;
n=355; farx(n+1)=3.050882e-002; foe(n+1)=2.812011e-001; krok(n+1)=3.039896e-005; ng(n+1)=2.208509e+001;
n=356; farx(n+1)=3.049845e-002; foe(n+1)=2.805888e-001; krok(n+1)=1.489596e-004; ng(n+1)=1.063444e+001;
n=357; farx(n+1)=3.051226e-002; foe(n+1)=2.795341e-001; krok(n+1)=3.870231e-004; ng(n+1)=7.522016e+000;
n=358; farx(n+1)=3.042642e-002; foe(n+1)=2.767391e-001; krok(n+1)=3.303815e-003; ng(n+1)=1.130060e+001;
n=359; farx(n+1)=3.017092e-002; foe(n+1)=2.743919e-001; krok(n+1)=1.573435e-003; ng(n+1)=5.522003e+001;
n=360; farx(n+1)=2.966081e-002; foe(n+1)=2.717791e-001; krok(n+1)=1.317301e-003; ng(n+1)=1.316628e+002;
n=361; farx(n+1)=2.893278e-002; foe(n+1)=2.682311e-001; krok(n+1)=9.222377e-003; ng(n+1)=2.829593e+002;
n=362; farx(n+1)=2.830389e-002; foe(n+1)=2.661845e-001; krok(n+1)=2.778799e-003; ng(n+1)=3.150832e+002;
n=363; farx(n+1)=2.796850e-002; foe(n+1)=2.653443e-001; krok(n+1)=5.095665e-003; ng(n+1)=4.139342e+002;
n=364; farx(n+1)=2.791395e-002; foe(n+1)=2.647721e-001; krok(n+1)=2.641274e-003; ng(n+1)=4.311591e+002;
n=365; farx(n+1)=2.765472e-002; foe(n+1)=2.636300e-001; krok(n+1)=6.099924e-003; ng(n+1)=2.957431e+002;
n=366; farx(n+1)=2.699214e-002; foe(n+1)=2.619009e-001; krok(n+1)=2.733118e-002; ng(n+1)=3.387451e+002;
n=367; farx(n+1)=2.753890e-002; foe(n+1)=2.607431e-001; krok(n+1)=2.672451e-002; ng(n+1)=3.191087e+002;
n=368; farx(n+1)=2.769005e-002; foe(n+1)=2.568919e-001; krok(n+1)=7.847506e-002; ng(n+1)=3.676936e+002;
n=369; farx(n+1)=2.781962e-002; foe(n+1)=2.550766e-001; krok(n+1)=8.252113e-003; ng(n+1)=4.811877e+002;
n=370; farx(n+1)=2.725307e-002; foe(n+1)=2.498952e-001; krok(n+1)=6.754791e-002; ng(n+1)=3.835313e+002;
n=371; farx(n+1)=2.717101e-002; foe(n+1)=2.457221e-001; krok(n+1)=4.568872e-002; ng(n+1)=3.040579e+002;
n=372; farx(n+1)=2.671584e-002; foe(n+1)=2.403980e-001; krok(n+1)=9.363811e-002; ng(n+1)=2.201599e+002;
n=373; farx(n+1)=2.554190e-002; foe(n+1)=2.352582e-001; krok(n+1)=3.388472e-002; ng(n+1)=2.711608e+002;
n=374; farx(n+1)=2.198794e-002; foe(n+1)=2.255037e-001; krok(n+1)=1.067078e-001; ng(n+1)=1.764278e+002;
n=375; farx(n+1)=2.084780e-002; foe(n+1)=2.226124e-001; krok(n+1)=1.778972e-002; ng(n+1)=4.796695e+002;
%odnowa zmiennej metryki
n=376; farx(n+1)=2.084015e-002; foe(n+1)=2.218740e-001; krok(n+1)=8.204164e-008; ng(n+1)=3.471536e+002;
n=377; farx(n+1)=2.083422e-002; foe(n+1)=2.206546e-001; krok(n+1)=7.653807e-006; ng(n+1)=5.962614e+001;
n=378; farx(n+1)=2.083174e-002; foe(n+1)=2.204677e-001; krok(n+1)=5.612712e-007; ng(n+1)=7.759055e+001;
n=379; farx(n+1)=2.083173e-002; foe(n+1)=2.196085e-001; krok(n+1)=5.913099e-006; ng(n+1)=4.788331e+001;
n=380; farx(n+1)=2.082290e-002; foe(n+1)=2.185082e-001; krok(n+1)=5.637514e-006; ng(n+1)=7.248509e+001;
n=381; farx(n+1)=2.086684e-002; foe(n+1)=2.173831e-001; krok(n+1)=3.127269e-004; ng(n+1)=9.428497e+000;
n=382; farx(n+1)=2.089096e-002; foe(n+1)=2.162775e-001; krok(n+1)=2.345612e-004; ng(n+1)=1.199964e+001;
n=383; farx(n+1)=2.112995e-002; foe(n+1)=2.140290e-001; krok(n+1)=1.441974e-003; ng(n+1)=1.205442e+001;
n=384; farx(n+1)=2.110200e-002; foe(n+1)=2.133697e-001; krok(n+1)=1.013887e-003; ng(n+1)=4.621931e+001;
n=385; farx(n+1)=2.094203e-002; foe(n+1)=2.117692e-001; krok(n+1)=2.087697e-003; ng(n+1)=8.109970e+000;
n=386; farx(n+1)=2.074672e-002; foe(n+1)=2.102677e-001; krok(n+1)=2.999882e-003; ng(n+1)=2.872336e+001;
n=387; farx(n+1)=2.008677e-002; foe(n+1)=2.069084e-001; krok(n+1)=9.045235e-003; ng(n+1)=1.029931e+002;
n=388; farx(n+1)=1.964929e-002; foe(n+1)=2.061508e-001; krok(n+1)=1.023953e-002; ng(n+1)=3.510151e+002;
n=389; farx(n+1)=1.866192e-002; foe(n+1)=2.041104e-001; krok(n+1)=5.852382e-003; ng(n+1)=2.819962e+002;
n=390; farx(n+1)=1.799468e-002; foe(n+1)=2.028516e-001; krok(n+1)=1.238474e-002; ng(n+1)=4.110459e+002;
n=391; farx(n+1)=1.745292e-002; foe(n+1)=2.008626e-001; krok(n+1)=2.398987e-002; ng(n+1)=3.616476e+002;
n=392; farx(n+1)=1.695353e-002; foe(n+1)=1.993932e-001; krok(n+1)=2.223039e-002; ng(n+1)=1.941007e+002;
n=393; farx(n+1)=1.680817e-002; foe(n+1)=1.981074e-001; krok(n+1)=9.328627e-003; ng(n+1)=2.558916e+002;
n=394; farx(n+1)=1.691755e-002; foe(n+1)=1.962947e-001; krok(n+1)=1.321323e-002; ng(n+1)=3.600678e+002;
n=395; farx(n+1)=1.698128e-002; foe(n+1)=1.938568e-001; krok(n+1)=3.106913e-002; ng(n+1)=4.457336e+002;
n=396; farx(n+1)=1.759830e-002; foe(n+1)=1.901987e-001; krok(n+1)=7.165516e-002; ng(n+1)=3.029151e+002;
n=397; farx(n+1)=1.695476e-002; foe(n+1)=1.875928e-001; krok(n+1)=1.819302e-002; ng(n+1)=2.651321e+002;
n=398; farx(n+1)=1.636770e-002; foe(n+1)=1.848551e-001; krok(n+1)=5.560984e-002; ng(n+1)=1.969783e+002;
n=399; farx(n+1)=1.607865e-002; foe(n+1)=1.819094e-001; krok(n+1)=3.941187e-002; ng(n+1)=2.177840e+002;
n=400; farx(n+1)=1.633979e-002; foe(n+1)=1.790662e-001; krok(n+1)=6.659479e-002; ng(n+1)=1.917225e+002;

figure; semilogy(farx,'b'); hold on; semilogy(foe,'r'); xlabel('Iteracje'); ylabel('Earx, Eoe'); legend('Earx','Eoe'); title('Uczenie predyktora OE');
figure; subplot(2,1,1); semilogy(krok); xlabel('Iteracje'); ylabel('Krok');
subplot(2,1,2); semilogy(ng); xlabel('Iteracje'); ylabel('Norma gradientu');
Earx=farx(n+1)
Eoe=foe(n+1)
